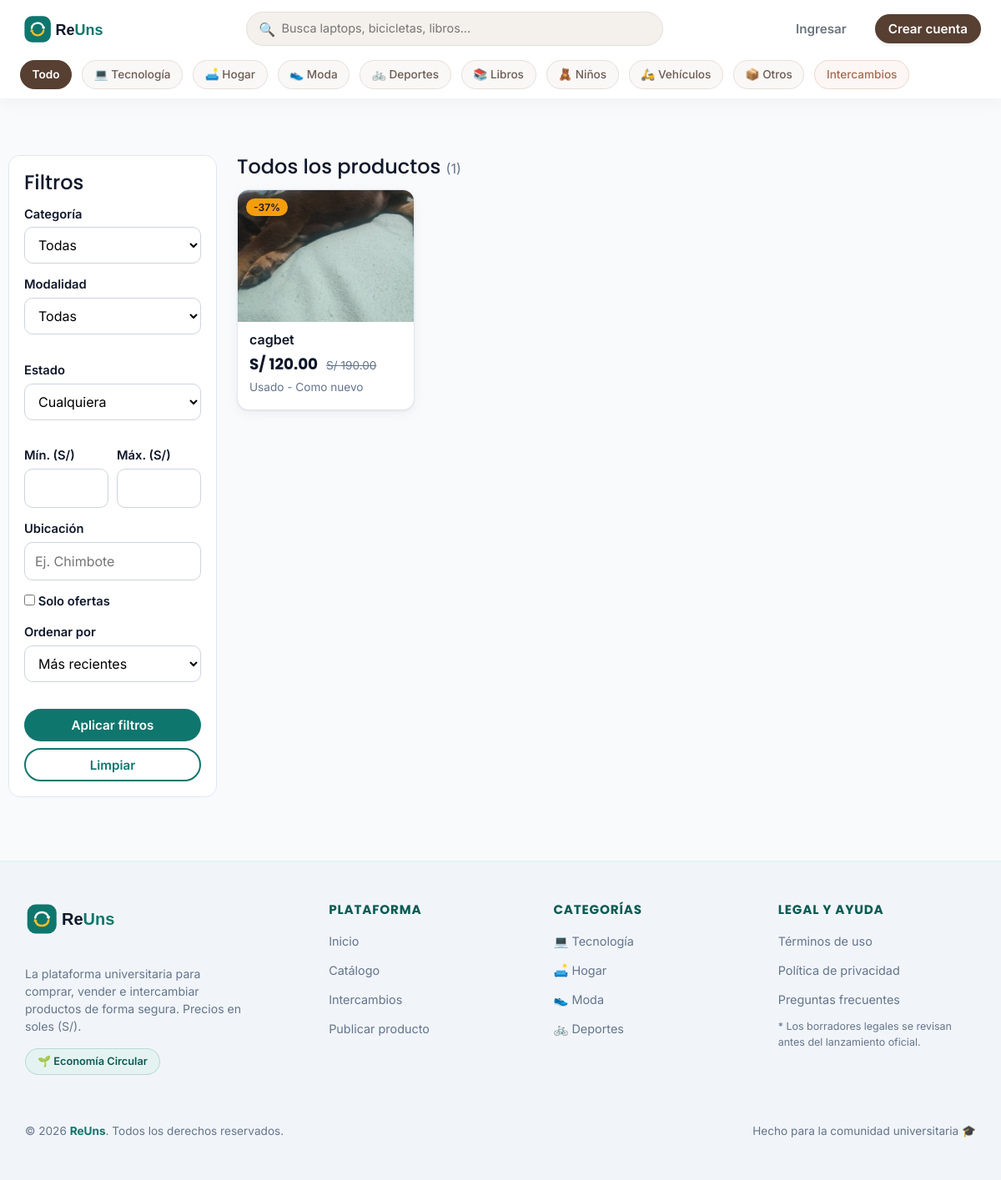
The page /paginas/catalogo.php on the database its author committed.
### tables this page shows
CREATE TABLE `productos` (
  `id` int(10) UNSIGNED NOT NULL,
  `usuario_id` int(10) UNSIGNED NOT NULL,
  `categoria_id` int(10) UNSIGNED NOT NULL,
  `titulo` varchar(100) NOT NULL,
  `descripcion` text NOT NULL,
  `precio` decimal(10,2) DEFAULT NULL,
  `precio_anterior` decimal(10,2) DEFAULT NULL,
  `modalidad` enum('venta','intercambio','ambas') NOT NULL,
  `estado_conservacion` enum('nuevo','como_nuevo','bueno','aceptable') NOT NULL,
  `ubicacion` varchar(80) DEFAULT NULL,
  `disponibilidad` enum('activo','pausado','vendido','intercambiado','eliminado') NOT NULL DEFAULT 'activo',
  `creado_en` datetime NOT NULL DEFAULT current_timestamp(),
  `actualizado_en` datetime NOT NULL DEFAULT current_timestamp() ON UPDATE current_timestamp(),
  `estado` varchar(50) NOT NULL DEFAULT 'activo',
  `categoria` varchar(100) DEFAULT NULL,
  `estado_producto` varchar(50) DEFAULT 'disponible'
);

### app/config/config.php (called while the page is built, shortened)
<?php
function env(string $k, ?string $d = null): ?string {
  static $f = null;
  if ($f === null) { $f = []; $r = APP . '/../.env';
    if (is_file($r)) foreach (file($r, FILE_IGNORE_NEW_LINES | FILE_SKIP_EMPTY_LINES) as $l) {
      $l = trim($l); if ($l === '' || $l[0] === '#' || !str_contains($l, '=')) continue;
      [$a, $b] = explode('=', $l, 2); $f[trim($a)] = trim($b); } }
  $v = getenv($k); if ($v !== false) return $v;
  return $f[$k] ?? $d;
}
function e(?string $t): string { return htmlspecialchars($t ?? '', ENT_QUOTES, 'UTF-8'); }
function soles(float $n): string { return 'S/ ' . number_format($n, 2); }

### app/modelos/producto.php (called while the page is built, shortened)
<?php
function buscar_productos(array $f, int $pag = 1, int $por = 12): array {
    $w = ["p.estado = 'activo'", "u.estado = 'activo'"];
    $pw = [];
    $ps = [];
    $partes = [];
    $palabras = preg_split(
        '/\s+/u',
        trim((string)($f['q'] ?? '')),
        -1,
        PREG_SPLIT_NO_EMPTY
    );
    $palabras = array_slice($palabras ?: [], 0, 5);
    $seleccionRelevancia = $partes
        ? implode(' + ', $partes)
        : '0';
    $categoria = trim((string)($f['cat'] ?? ''));
    $modalidad = $f['mod'] ?? '';
    $estadoProducto = $f['est'] ?? '';
    $ubicacion = trim((string)($f['ubicacion'] ?? ''));
    $orden = $f['orden'] ?? ($palabras ? 'relevancia' : 'recientes');
    $ordenSql = match ($orden) {
        'precio_asc' => 'p.precio ASC, p.id DESC',
        'precio_desc' => 'p.precio DESC, p.id DESC',
        'relevancia' => $palabras
            ? 'relevancia DESC, p.creado_en DESC, p.id DESC'
            : 'p.creado_en DESC, p.id DESC',
        default => 'p.creado_en DESC, p.id DESC'
    };
    $where = implode(' AND ', $w);
    $consultaTotal = db()->prepare(
        "SELECT COUNT(*)
         FROM productos p
         JOIN usuarios u ON u.id = p.usuario_id
         LEFT JOIN categorias c ON c.id = p.categoria_id
         WHERE $where"
    );
    $consultaTotal->execute($pw);
    $total = (int)$consultaTotal->fetchColumn();
    $por = max(1, min(100, $por));
    $paginas = max(1, (int)ceil($total / $por));
    $pag = min(max(1, $pag), $paginas);
    $offset = ($pag - 1) * $por;
    $sql = SQL_PRODUCTO
        . ", ($seleccionRelevancia) AS relevancia"
        . SQL_DESDE
        . " WHERE $where
            ORDER BY $ordenSql
            LIMIT $por OFFSET $offset";
    $consulta = db()->prepare($sql);
    $consulta->execute(array_merge($ps, $pw));
    return [
        'items' => $consulta->fetchAll(),
        'total' => $total,
        'paginas' => $paginas,
        'pag' => $pag
    ];
}

### app/config/db.php (called while the page is built)
<?php
function db(): PDO {
  static $pdo = null;
  if ($pdo === null) {
    $pdo = new PDO('mysql:host='.env('DB_HOST','localhost').';dbname='.env('DB_NAME','reuns').';charset=utf8mb4',
      env('DB_USER','root'), env('DB_PASS',''),
      [PDO::ATTR_ERRMODE=>PDO::ERRMODE_EXCEPTION, PDO::ATTR_DEFAULT_FETCH_MODE=>PDO::FETCH_ASSOC, PDO::ATTR_EMULATE_PREPARES=>false]);
  }
  return $pdo;
}

### public/paginas/catalogo.php (the view, shortened to what this page needs)
<?php
$f = [];
$r = buscar_productos($f, max(1, (int)($_GET['pag'] ?? 1)), 12);
$lista = $r['items'];
$cat = isset($f['cat']) ? categoria_por_slug($f['cat']) : null;
require APP . '/vistas/cabecera.php';
?>
<div class="contenedor catalogo">
    <form class="filtros" method="get" aria-label="Filtros">
        <h2>Filtros</h2>
        <div class="campo">
            <label for="cat">Categoría</label>
            <select id="cat" name="cat">
                <option value="">Todas</option>
            </select>
        </div>
        <div class="dos">
            <div class="campo">
                <label for="min">Mín. (S/)</label>
                <input id="min" name="min" type="number" min="0" value="<?= e($f['min'] ?? '') ?>">
            </div>
            <div class="campo">
                <label for="max">Máx. (S/)</label>
                <input id="max" name="max" type="number" min="0" value="<?= e($f['max'] ?? '') ?>">
            </div>
        </div>
        <div class="campo">
            <label for="ubicacion">Ubicación</label>
            <input id="ubicacion" name="ubicacion" value="<?= e($f['ubicacion'] ?? '') ?>" placeholder="Ej. Chimbote">
        </div>
        <div class="campo">
            <label>
                <input type="checkbox" name="oferta" value="1" <?= isset($f['oferta']) ? 'checked' : '' ?> style="width:auto">
                Solo ofertas
            </label>
        </div>
        <button class="btn btn--primario btn--bloque" type="submit">Aplicar filtros</button>
        <a class="btn btn--linea btn--bloque" style="margin-top:8px" href="catalogo.php">Limpiar</a>
    </form>
    <section>
        <h1 style="font-size:1.5rem">
            <?= isset($f['q']) ? 'Resultados para "' . e($f['q']) . '"' : e($cat['nombre'] ?? 'Todos los productos') ?>
            <small style="color:var(--gris);font:400 1rem Inter">(<?= $r['total'] ?>)</small>
        </h1>
        <?php if (!$lista): ?>
            <div class="vacio">
                <h2>No encontramos productos</h2>
                <p>Prueba con otras palabras o quita algunos filtros.</p>
                <a class="btn btn--primario" href="catalogo.php">Ver todo</a>
            </div>
        <?php else: ?>
            <div class="grid">
                <?php foreach ($lista as $p) {
                    require APP . '/vistas/tarjeta_producto.php';
                } ?>
            </div>
        <?php endif; ?>
    </section>
</div>
<?php
require APP . '/vistas/pie.php';
?>

### app/vistas/tarjeta_producto.php (shortened to what this page needs)
<?php
$precio = $p['precio'] ?? null;
$precioAnterior = $p['precio_anterior'] ?? null;
$oferta = $precio !== null
    && $precioAnterior !== null
    && (float)$precio > 0
    && (float)$precioAnterior > (float)$precio;
$imagen = $p['imagen'] ?? null;
$titulo = $p['titulo'] ?? 'Producto sin título';
$estadoConservacion = $p['estado_producto'] ?? null;
$ubicacion = $p['ubicacion'] ?? '';
$icono = $p['icono'] ?? '📦';
$estadosConservacion = defined('ESTADOS_CONS')
    ? ESTADOS_CONS
    : [];
$estadoTexto = $estadoConservacion !== null
    ? ($estadosConservacion[$estadoConservacion] ?? '')
    : '';
?>
<article class="tarjeta">
  <a class="tarjeta__enlace"
     href="<?= BASE ?>/paginas/producto.php?id=<?= (int)($p['id'] ?? 0) ?>">
    <div class="tarjeta__img" style="background:var(--verde-cl)">
      <?php if ($imagen): ?>
        <img
          src="<?= BASE ?>/uploads/productos/<?= e($imagen) ?>"
          alt="<?= e($titulo) ?>"
          loading="lazy">
      <?php else: ?>
        <span aria-hidden="true"><?= e($icono) ?></span>
      <?php endif; ?>
      <?php if ($oferta): ?>
        <b class="etiqueta etiqueta--oferta">
          -<?= round((1 - (float)$precio / (float)$precioAnterior) * 100) ?>%
        </b>
      <?php endif; ?>
    </div>
    <div class="tarjeta__cuerpo">
      <h3><?= e($titulo) ?></h3>
      <p class="precio">
        <?= $precio !== null ? soles((float)$precio) : 'Solo intercambio' ?>
        <?php if ($oferta): ?>
          <s><?= soles((float)$precioAnterior) ?></s>
        <?php endif; ?>
      </p>
      <p class="meta">
        <?= e($estadoTexto) ?><?= $ubicacion !== '' ? ' · '.e($ubicacion) : '' ?>
      </p>
    </div>
  </a>
</article>

### public/assets/css/base.css (style rules this page uses)
:root { --verde: #0F766E; --verde-osc: #0B5A54; --verde-cl: #E4F3F1; --ambar: #F59E0B; --ambar-osc: #B45309; --tinta: #0F172A; --gris: #64748B; --linea: #E2E8F0; --fondo: #F8FAFC; --blanco: #fff; --error: #B91C1C; --footer:#B7D894; --r: 14px; --sombra: 0 1px 2px rgba(15, 23, 42, .06), 0 4px 14px rgba(15, 23, 42, .05); }
* { box-sizing: border-box; }
body { margin: 0; font: 400 16px/1.55 Inter, system-ui, sans-serif; color: var(--tinta); background: var(--fondo); }
h1, h2, h3 { font-family: Poppins, Inter, sans-serif; line-height: 1.2; margin: 0 0 .5em; }
h1 { font-size: clamp(1.9rem, 4.5vw, 3rem); }
h2 { font-size: 1.5rem; }
h3 { font-size: 1rem; }
a { color: var(--verde); }
img { max-width: 100%; }
.contenedor { max-width: 1180px; margin: 0 auto; padding: 0 16px; }
.btn { display: inline-block; border: 2px solid transparent; border-radius: 999px; padding: .55em 1.2em; font: 600 .95rem Inter, sans-serif; cursor: pointer; text-decoration: none; text-align: center; }
.btn--primario { background: var(--verde); color: #fff; }
.btn--linea { border-color: var(--verde); color: var(--verde); background: #fff; }
.btn--bloque { display: block; width: 100%; }
.grid { display: grid; grid-template-columns: repeat(auto-fill, minmax(210px, 1fr)); gap: 18px; }
.tarjeta { background: #fff; border: 1px solid var(--linea); border-radius: var(--r); overflow: hidden; box-shadow: var(--sombra); }
.tarjeta__enlace { color: inherit; text-decoration: none; display: block; }
.tarjeta__img { aspect-ratio: 4 / 3; display: grid; place-items: center; font-size: 3.4rem; position: relative; overflow: hidden; }
.tarjeta__img img { position: absolute; inset: 0; width: 100%; height: 100%; object-fit: cover; }
.tarjeta__cuerpo { padding: 12px 14px 16px; }
.tarjeta h3 { font-family: Inter, sans-serif; font-weight: 600; margin-bottom: 6px; }
.precio { margin: 0; font: 700 1.15rem Poppins, sans-serif; }
.precio s { font: 400 .85rem Inter, sans-serif; color: var(--gris); margin-left: 6px; }
.meta { margin: 4px 0 0; color: var(--gris); font-size: .85rem; }
.etiqueta { position: absolute; font: 600 .75rem Inter, sans-serif; padding: 3px 9px; border-radius: 999px; top: 10px; }
.etiqueta--oferta { left: 10px; background: var(--ambar); color: var(--tinta); }
.catalogo { display: grid; grid-template-columns: 250px 1fr; gap: 24px; padding: 28px 0; }
.filtros { background: #fff; border: 1px solid var(--linea); border-radius: var(--r); padding: 18px; align-self: start; }
.campo { margin-bottom: 14px; }
.campo label { display: block; font-weight: 600; margin-bottom: 4px; font-size: .92rem; }
.campo input, .campo select, .campo textarea { width: 100%; padding: 10px 12px; border: 1.5px solid #CBD5E1; border-radius: 10px; font: inherit; background: #fff; }
.dos { display: grid; grid-template-columns: 1fr 1fr; gap: 10px; }

### app/vistas/cabecera.php (style rules this page uses)
:root { --tierra-primario: #573f32; --tierra-primario-hover: #433026; --tierra-claro: #f4f0ec; --tierra-acento: #a36b53; --texto-oscuro: #2c2421; --borde-suave: #e6dfdb; }

### rows shown on the page
productos: (1 - (float)$precio / (float)$precioAnterior) * 100 "37", titulo "cagbet", precio "S/ 120.00", precio_anterior "S/ 190.00", estado_producto "Usado - Como nuevo"

### other values the page prints
$i "💻"
$n "Tecnología"
$i "🛋️"
$n "Hogar"
$i "👟"
$n "Moda"
$i "🚲"
$n "Deportes"
$i "📚"
$n "Libros"
$i "🧸"
$n "Niños"
$i "🛵"
$n "Vehículos"
$i "📦"
